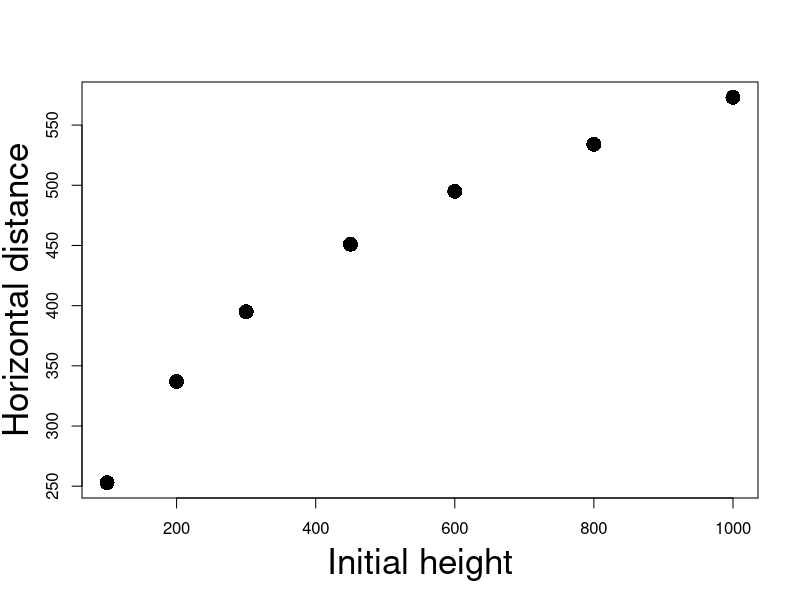
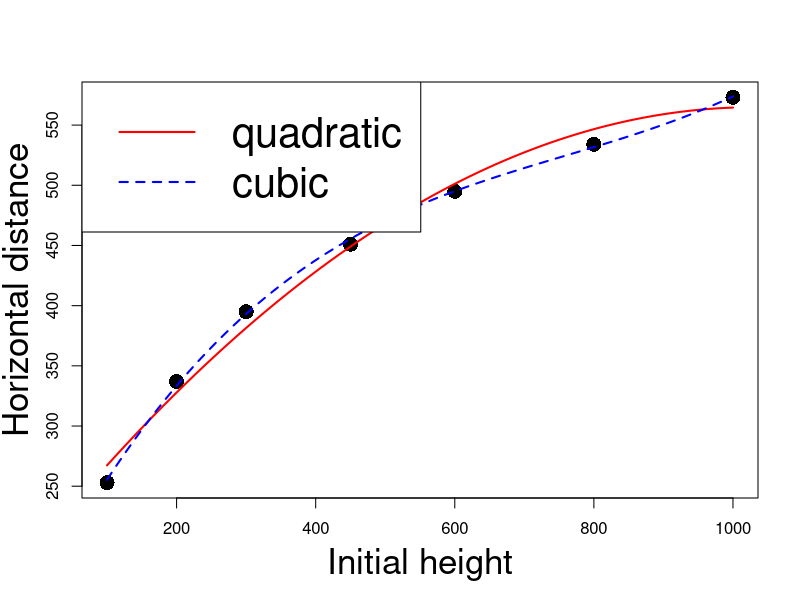
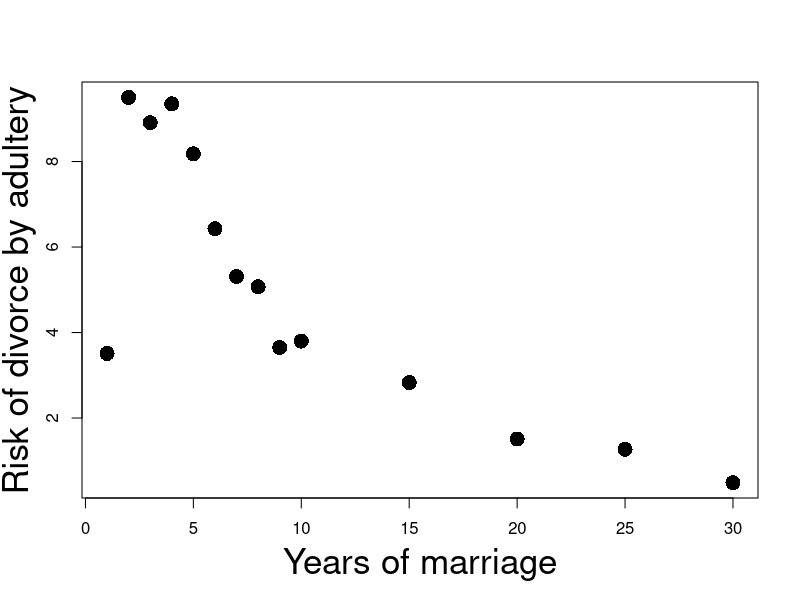
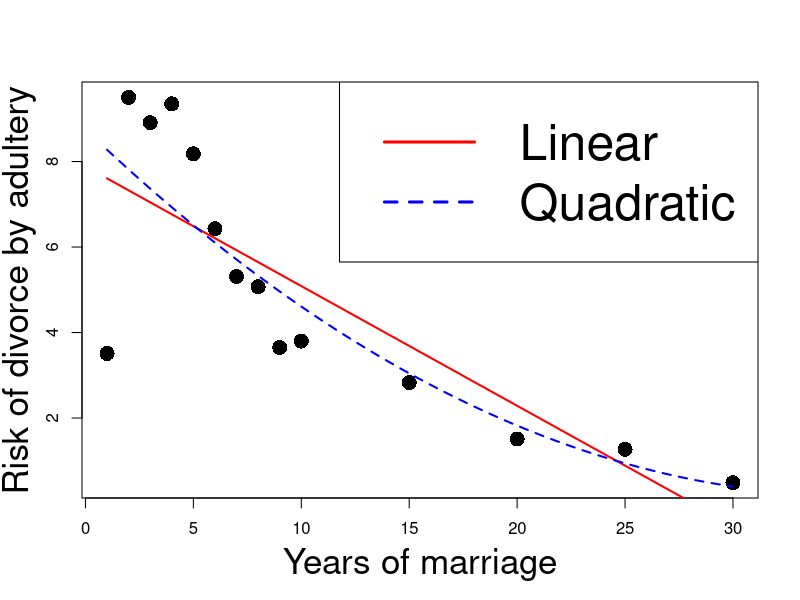
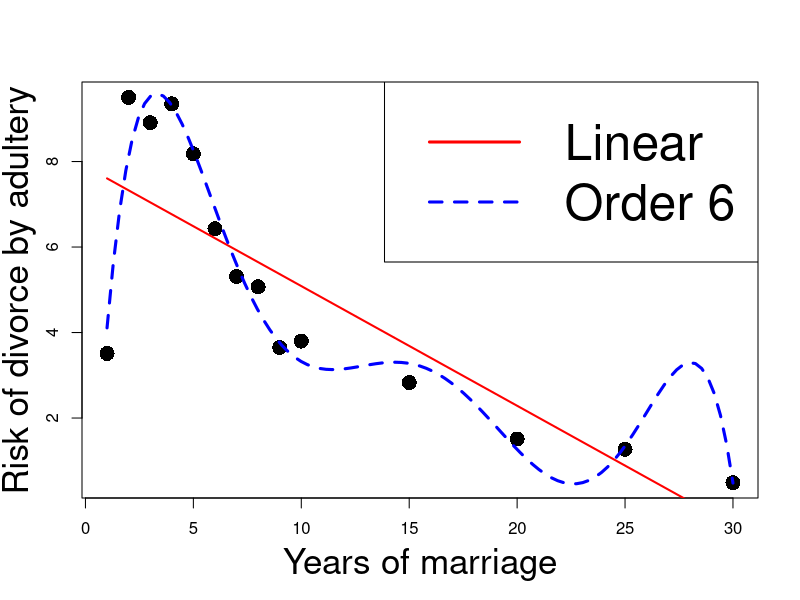

Recreate these plots in R, in order.
## ---- chunk 1
longley <- read.table(file = "datasets/longley.txt",
                      header = TRUE)

head(longley,n=3)
## ---- chunk 2
# Read data file
longley <- read.table(file = "datasets/longley.txt",
                      header = TRUE)

# Store columns in vectors
x2 <- longley[ , 1]
x3 <- longley[ , 2]
x4 <- longley[ , 3]
x5 <- longley[ , 4]
x6 <- longley[ , 5]
y <- longley[ , 6]

# Fit Model 0 and Model 1
model.1 <- lm(y ~ x3 + x4 + x6)
model.2 <- lm(y ~ x2 + x3 + x4 + x5 + x6)

# F-test for model selection
anova(model.1, model.2, test = "F")
## ---- chunk 3
# Read data file
longley <- read.table(file = "datasets/longley.txt",
                      header = TRUE)

# Store columns in vectors
x2 <- longley[ , 1]
x3 <- longley[ , 2]
x4 <- longley[ , 3]
x5 <- longley[ , 4]
x6 <- longley[ , 5]
y <- longley[ , 6]

# Fit Model 0 and Model 1
model.1 <- lm(y ~ x3 + x4 + x6)
model.2 <- lm(y ~ x2 + x3 + x4 + x5 + x6)

# F-test for model selection
anova(model.1, model.2, test = "F")
## ---- chunk 4
# Read data file
longley <- read.table(file = "datasets/longley.txt",
                      header = TRUE)

# Store columns in vectors
x2 <- longley[ , 1]
x3 <- longley[ , 2]
x4 <- longley[ , 3]
x5 <- longley[ , 4]
x6 <- longley[ , 5]
y <- longley[ , 6]

# Fit Model 0 and Model 1
model.1 <- lm(y ~ x3 + x4 + x6)
model.2 <- lm(y ~ x2 + x3 + x4 + x5 + x6)

# F-test for model selection
anova(model.1, model.2, test = "F")
## ---- chunk 5
# Read data file
longley <- read.table(file = "datasets/longley.txt",
                      header = TRUE)

# Store columns in vectors
x2 <- longley[ , 1]
x3 <- longley[ , 2]
x4 <- longley[ , 3]
x5 <- longley[ , 4]
x6 <- longley[ , 5]
y <- longley[ , 6]

# Fit Model 1 and Model 2
model.1 <- lm(y ~ x3 + x4 + x6)
model.2 <- lm(y ~ x2 + x3 + x4 + x5 + x6)

# F-test for model selection
anova(model.1, model.2, test = "F")
## ---- chunk 6
# Read data file
longley <- read.table(file = "datasets/longley.txt",
                      header = TRUE)

# Store columns in vectors
x2 <- longley[ , 1]
x3 <- longley[ , 2]
x4 <- longley[ , 3]
x5 <- longley[ , 4]
x6 <- longley[ , 5]
y <- longley[ , 6]

# Fit Model 1 and Model 2
model.1 <- lm(y ~ x3 + x4 + x6)
model.2 <- lm(y ~ x2 + x3 + x4 + x5 + x6)

# F-test for model selection
anova(model.1, model.2, test = "F")
## ---- chunk 7
# Read data file
longley <- read.table(file = "datasets/longley.txt",
                      header = TRUE)

# Store columns in vectors
x2 <- longley[ , 1]
x3 <- longley[ , 2]
x4 <- longley[ , 3]
x5 <- longley[ , 4]
x6 <- longley[ , 5]
y <- longley[ , 6]

# Fit Model 1 and Model 2
model.1 <- lm(y ~ x3 + x4 + x6)
model.2 <- lm(y ~ x2 + x3 + x4 + x5 + x6)

# F-test for model selection
anova(model.1, model.2, test = "F")
## ---- chunk 8
# Read data file
longley <- read.table(file = "datasets/longley.txt",
                      header = TRUE)

# Store columns in vectors
x2 <- longley[ , 1]
x3 <- longley[ , 2]
x4 <- longley[ , 3]
x5 <- longley[ , 4]
x6 <- longley[ , 5]
y <- longley[ , 6]

# Fit Model 1 and Model 2
model.1 <- lm(y ~ x3 + x4 + x6)
model.2 <- lm(y ~ x2 + x3 + x4 + x5 + x6)

# F-test for model selection
anova(model.1, model.2, test = "F")
## ---- chunk 9
#| echo: false
#| fig-asp: 1

# Enter the data
height <- c(100, 200, 300, 450, 600, 800, 1000)
distance <- c(253, 337, 395, 451, 495, 534, 573)

# Scatter plot of data
plot(height, distance, xlab = "", ylab = "", pch = 16, cex = 2)

# Add labels
mtext("Initial height", side = 1, line = 3, cex = 2.1)
mtext("Horizontal distance", side = 2, line = 2.5, cex = 2.1)
## ---- chunk 10
#| echo: true
#| code-fold: true
#| code-summary: "Click here to show the full code"
#| fig-asp: 1

# Enter the data
height <- c(100, 200, 300, 450, 600, 800, 1000)
distance <- c(253, 337, 395, 451, 495, 534, 573)

# Scatter plot of data
plot(height, distance, xlab = "", ylab = "", pch = 16, cex = 2)

# Add labels
mtext("Initial height", side = 1, line = 3, cex = 2.1)
mtext("Horizontal distance", side = 2, line = 2.5, cex = 2.1)

# Fit quadratic model
quadratic <- lm(distance ~ height + I( height^2 ))

# Fit cubic model
cubic <- lm(distance ~ height + I( height^2 ) + I (height^3))

# Plot quadratic Vs Cubic
polynomial <- Vectorize(function(x, ps) {
  n <- length(ps)
  sum(ps*x^(1:n-1))
}, "x")
curve(polynomial(x, coef(quadratic)), add=TRUE, col = "red", lwd = 2)
curve(polynomial(x, coef(cubic)), add=TRUE, col = "blue", lty = 2, lwd = 2)
legend("topleft", legend = c("quadratic", "cubic"), 
       col = c("red", "blue"), lty = c(1,2), lwd = 2, cex = 2.5)
## ---- chunk 11
#| echo: true
#| code-fold: true
#| code-summary: "Click here to show the full code"
#| fig-asp: 1

# Divorces data
year <- c(1, 2, 3, 4, 5, 6,7, 8, 9, 10, 15, 20, 25, 30)
percent <- c(3.51, 9.5, 8.91, 9.35, 8.18, 6.43, 5.31, 
             5.07, 3.65, 3.8, 2.83, 1.51, 1.27, 0.49)

# Scatter plot of data
plot(year, percent, xlab = "", ylab = "", pch = 16, cex = 2)

# Add labels
mtext("Years of marriage", side = 1, line = 3, cex = 2.1)
mtext("Risk of divorce by adultery", side = 2, line = 2.5, cex = 2.1)
## ---- chunk 12
#| echo: true
#| code-fold: true
#| code-summary: "Click here to show the full code"
#| fig-asp: 1

# Divorces data
year <- c(1, 2, 3, 4, 5, 6,7, 8, 9, 10, 15, 20, 25, 30)
percent <- c(3.51, 9.5, 8.91, 9.35, 8.18, 6.43, 5.31, 
             5.07, 3.65, 3.8, 2.83, 1.51, 1.27, 0.49)

# Fit linear model
linear <- lm(percent ~ year)

# Fit quadratic model
quadratic <- lm(percent ~ year + I( year^2 ))

# Scatter plot of data
plot(year, percent, xlab = "", ylab = "", pch = 16, cex = 2)

# Add labels
mtext("Years of marriage", side = 1, line = 3, cex = 2.1)
mtext("Risk of divorce by adultery", side = 2, line = 2.5, cex = 2.1)

# Plot Linear Vs Quadratic
polynomial <- Vectorize(function(x, ps) {
  n <- length(ps)
  sum(ps*x^(1:n-1))
}, "x")
curve(polynomial(x, coef(linear)), add=TRUE, col = "red", lwd = 2)
curve(polynomial(x, coef(quadratic)), add=TRUE, col = "blue", lty = 2, lwd = 2)
legend("topright", legend = c("Linear", "Quadratic"), 
       col = c("red", "blue"), lty = c(1,2), cex = 3, lwd = 3)
## ---- chunk 13
#| echo: true
#| code-fold: true
#| code-summary: "Click here to show the full code"
#| fig-asp: 1

# Divorces data
year <- c(1, 2, 3, 4, 5, 6,7, 8, 9, 10, 15, 20, 25, 30)
percent <- c(3.51, 9.5, 8.91, 9.35, 8.18, 6.43, 5.31, 
             5.07, 3.65, 3.8, 2.83, 1.51, 1.27, 0.49)

# Fit linear model
linear <- lm(percent ~ year)

# Fit order 6 model
order_6 <- lm(percent ~ year  + I( year^2 ) + I( year^3 ) + 
                                I( year^4 ) + I( year^5 ) +
                                I( year^6 ))

# Scatter plot of data
plot(year, percent, xlab = "", ylab = "", pch = 16, cex = 2)

# Add labels
mtext("Years of marriage", side = 1, line = 3, cex = 2.1)
mtext("Risk of divorce by adultery", side = 2, line = 2.5, cex = 2.1)

# Plot Linear Vs Quadratic
polynomial <- Vectorize(function(x, ps) {
  n <- length(ps)
  sum(ps*x^(1:n-1))
}, "x")
curve(polynomial(x, coef(linear)), add=TRUE, col = "red", lwd = 2)
curve(polynomial(x, coef(order_6)), add=TRUE, col = "blue", lty = 2, lwd = 3)
legend("topright", legend = c("Linear", "Order 6"), 
       col = c("red", "blue"), lty = c(1,2), cex = 3, lwd = 3)
